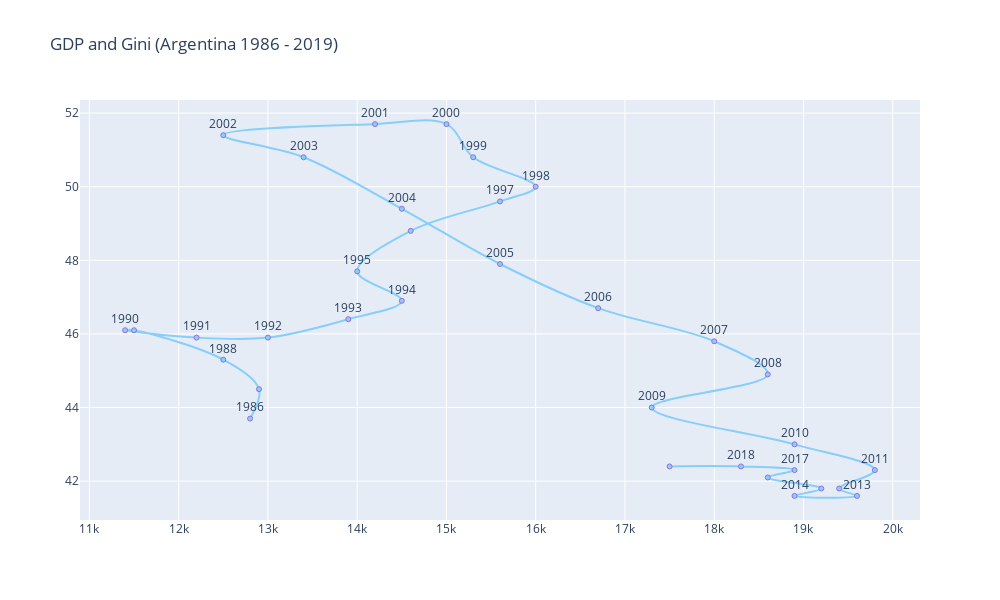

The notebook cell saved with this chart:
### Code cell
hoverinfo = ['text']
line_shape = 'spline'
mode = 'lines+markers+text'
marker=dict(
    color='LightSkyBlue',
    size=5,
    line=dict(
        color='MediumPurple',
        width=1
    )
)
showlegend=False

fig = go.Figure()

years = np.array([1986,'',1988,'',1990,1991,1992,1993,1994,1995,'',1997,1998,1999,2000,2001,2002,2003,2004,2005,2006,2007,2008,2009,2010,2011,'',2013,2014,'','',2017,2018])


fig.add_trace(go.Scatter(
    x = arg.gdp,
    y = arg.gini,
    text = years,
    hoverinfo = hoverinfo,
    line_shape = line_shape,
    mode = mode,
    marker = marker,
    showlegend = showlegend
))

# fig.update_annotations(visible=True)
fig.update_traces(textposition='top center')



fig.update_layout(
    height=600,
    width=1000,
    title_text='GDP and Gini (Argentina 1986 - 2019)'
)


fig.show()

### Figure 1 — Plotly figure (JSON) as saved in the notebook; plotly's stock layout.template omitted (floating-point values rounded to 4 significant figures)
{"data": [{"hoverinfo": ["text"], "line": {"shape": "spline"}, "marker": {"color": "LightSkyBlue", "line": {"color": "MediumPurple", "width": 1}, "size": 5}, "mode": "lines+markers+text", "showlegend": false, "text": ["1986", "", "1988", "", "1990", "1991", "1992", "1993", "1994", "1995", "", "1997", "1998", "1999", "2000", "2001", "2002", "2003", "2004", "2005", "2006", "2007", "2008", "2009", "2010", "2011", "", "2013", "2014", "", "", "2017", "2018"], "textposition": "top center", "type": "scatter", "x": [12800, 12900, 12500, 11500, 11400, 12200, 13000, 13900, 14500, 14000, 14600, 15600, 16000, 15300, 15000, 14200, 12500, 13400, 14500, 15600, 16700, 18000, 18600, 17300, 18900, 19800, 19400, 19600, 18900, 19200, 18600, 18900, 18300, 17500], "y": [43.7, 44.5, 45.3, 46.1, 46.1, 45.9, 45.9, 46.4, 46.9, 47.7, 48.8, 49.6, 50, 50.8, 51.7, 51.7, 51.4, 50.8, 49.4, 47.9, 46.7, 45.8, 44.9, 44, 43, 42.3, 41.8, 41.6, 41.6, 41.8, 42.1, 42.3, 42.4, 42.4]}], "layout": {"height": 600, "title": {"text": "GDP and Gini (Argentina 1986 - 2019)"}, "width": 1000}}
